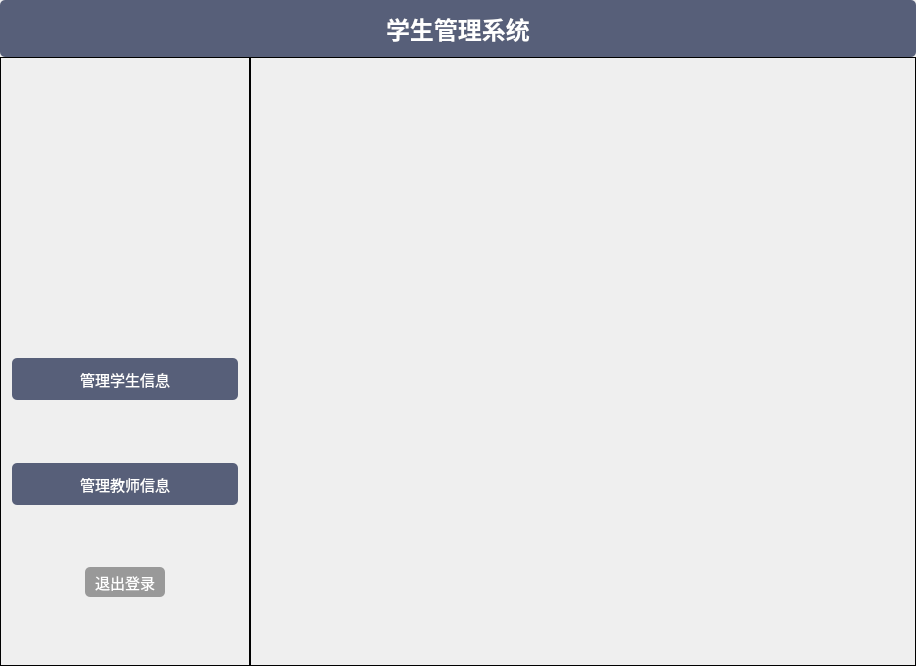
<?xml version="1.0" encoding="UTF-8"?>
<ui version="4.0">
 <class>RootWidget</class>
 <widget class="QWidget" name="RootWidget">
  <property name="geometry">
   <rect>
    <x>0</x>
    <y>0</y>
    <width>916</width>
    <height>666</height>
   </rect>
  </property>
  <property name="windowTitle">
   <string>学生管理系统</string>
  </property>
  <layout class="QVBoxLayout" name="verticalLayout_2">
   <property name="spacing">
    <number>0</number>
   </property>
   <property name="leftMargin">
    <number>0</number>
   </property>
   <property name="topMargin">
    <number>0</number>
   </property>
   <property name="rightMargin">
    <number>0</number>
   </property>
   <property name="bottomMargin">
    <number>0</number>
   </property>
   <item>
    <widget class="QFrame" name="frame">
     <property name="styleSheet">
      <string notr="true">
border-radius:5px;
background:rgb(87, 95, 121);
color:white;
font-size:15px;</string>
     </property>
     <property name="frameShape">
      <enum>QFrame::StyledPanel</enum>
     </property>
     <property name="frameShadow">
      <enum>QFrame::Raised</enum>
     </property>
     <layout class="QGridLayout" name="gridLayout">
      <item row="0" column="0" alignment="Qt::AlignHCenter">
       <widget class="QLabel" name="label_2">
        <property name="maximumSize">
         <size>
          <width>16777215</width>
          <height>37</height>
         </size>
        </property>
        <property name="text">
         <string>&lt;html&gt;&lt;head/&gt;&lt;body&gt;&lt;p&gt;&lt;span style=&quot; font-size:18pt; font-weight:600;&quot;&gt;学生管理系统&lt;/span&gt;&lt;/p&gt;&lt;/body&gt;&lt;/html&gt;</string>
        </property>
       </widget>
      </item>
     </layout>
    </widget>
   </item>
   <item>
    <widget class="QWidget" name="widget_3" native="true">
     <property name="styleSheet">
      <string notr="true"/>
     </property>
     <layout class="QHBoxLayout" name="horizontalLayout_3">
      <property name="spacing">
       <number>0</number>
      </property>
      <property name="leftMargin">
       <number>0</number>
      </property>
      <property name="topMargin">
       <number>0</number>
      </property>
      <property name="rightMargin">
       <number>0</number>
      </property>
      <property name="bottomMargin">
       <number>0</number>
      </property>
      <item>
       <widget class="QSplitter" name="splitter">
        <property name="orientation">
         <enum>Qt::Horizontal</enum>
        </property>
        <property name="handleWidth">
         <number>0</number>
        </property>
        <widget class="QFrame" name="frame_2">
         <property name="minimumSize">
          <size>
           <width>250</width>
           <height>0</height>
          </size>
         </property>
         <property name="maximumSize">
          <size>
           <width>250</width>
           <height>16777215</height>
          </size>
         </property>
         <property name="styleSheet">
          <string notr="true">QFrame#frame_2{border-image: url(:/online/Resources/{69294EE1-A5EA-A618-B9A9-98ED10AE6C49}.jpg);}
QPushButton
{
    color:white;
    background-color:rgb(14 , 150 , 254);
    border: 1px solid rgb(11 , 137 , 234);
}

QPushButton:hover
{
    color:white;
    background-color:rgb(44 , 137 , 255);
    border: 1px solid rgb(11 , 137 , 234);
}

QPushButton:pressed
{
    color:white;
    background-color:rgb(14 , 135 , 228);
    border: 1px solid rgb(12 , 138 , 235);
    padding-left:3px;
    padding-top:3px;
}

QPushButton
{
    color:black;
    background-color:rgb(238 , 238 , 238);
    border: 1px solid rgb(183 , 183 , 183);
}

QPushButton:hover
{
    color:black;
    background-color:rgb(228 , 240 , 250);
    border: 1px solid rgb(15 , 150 , 255);
}

QPushButton:pressed
{
    color:black;
    background-color:rgb(204 , 228 , 247);
    border: 1px solid rgb(1 , 84 , 153);
    padding-left:3px;
    padding-top:3px;
}
</string>
         </property>
         <property name="frameShape">
          <enum>QFrame::Box</enum>
         </property>
         <layout class="QGridLayout" name="gridLayout_4">
          <item row="0" column="0">
           <layout class="QVBoxLayout" name="verticalLayout">
            <item>
             <spacer name="verticalSpacer">
              <property name="orientation">
               <enum>Qt::Vertical</enum>
              </property>
              <property name="sizeHint" stdset="0">
               <size>
                <width>20</width>
                <height>289</height>
               </size>
              </property>
             </spacer>
            </item>
            <item>
             <widget class="QPushButton" name="stuBtn">
              <property name="sizePolicy">
               <sizepolicy hsizetype="Minimum" vsizetype="Fixed">
                <horstretch>1</horstretch>
                <verstretch>1</verstretch>
               </sizepolicy>
              </property>
              <property name="minimumSize">
               <size>
                <width>93</width>
                <height>42</height>
               </size>
              </property>
              <property name="maximumSize">
               <size>
                <width>16777215</width>
                <height>42</height>
               </size>
              </property>
              <property name="font">
               <font>
                <pointsize>-1</pointsize>
               </font>
              </property>
              <property name="styleSheet">
               <string notr="true">QPushButton{
border-radius:5px;
background:rgb(87, 95, 121);
color:white;
font-size:15px;}</string>
              </property>
              <property name="text">
               <string>管理学生信息</string>
              </property>
             </widget>
            </item>
            <item>
             <spacer name="verticalSpacer_2">
              <property name="orientation">
               <enum>Qt::Vertical</enum>
              </property>
              <property name="sizeHint" stdset="0">
               <size>
                <width>20</width>
                <height>56</height>
               </size>
              </property>
             </spacer>
            </item>
            <item>
             <widget class="QPushButton" name="teacherBtn">
              <property name="minimumSize">
               <size>
                <width>93</width>
                <height>42</height>
               </size>
              </property>
              <property name="maximumSize">
               <size>
                <width>16777215</width>
                <height>42</height>
               </size>
              </property>
              <property name="font">
               <font>
                <pointsize>-1</pointsize>
               </font>
              </property>
              <property name="styleSheet">
               <string notr="true">QPushButton{
border-radius:5px;
background:rgb(87, 95, 121);
color:white;
font-size:15px;}</string>
              </property>
              <property name="text">
               <string>管理教师信息</string>
              </property>
             </widget>
            </item>
            <item>
             <spacer name="verticalSpacer_3">
              <property name="orientation">
               <enum>Qt::Vertical</enum>
              </property>
              <property name="sizeHint" stdset="0">
               <size>
                <width>20</width>
                <height>55</height>
               </size>
              </property>
             </spacer>
            </item>
            <item>
             <layout class="QHBoxLayout" name="horizontalLayout">
              <item>
               <spacer name="horizontalSpacer">
                <property name="orientation">
                 <enum>Qt::Horizontal</enum>
                </property>
                <property name="sizeHint" stdset="0">
                 <size>
                  <width>40</width>
                  <height>20</height>
                 </size>
                </property>
               </spacer>
              </item>
              <item>
               <widget class="QPushButton" name="exitBtn">
                <property name="minimumSize">
                 <size>
                  <width>80</width>
                  <height>30</height>
                 </size>
                </property>
                <property name="maximumSize">
                 <size>
                  <width>80</width>
                  <height>30</height>
                 </size>
                </property>
                <property name="tabletTracking">
                 <bool>false</bool>
                </property>
                <property name="layoutDirection">
                 <enum>Qt::LeftToRight</enum>
                </property>
                <property name="styleSheet">
                 <string notr="true">QPushButton{
border-radius:5px;
background:rgb(153, 153, 153);
color:white;
font-size:15px;}
</string>
                </property>
                <property name="text">
                 <string>退出登录</string>
                </property>
               </widget>
              </item>
              <item>
               <spacer name="horizontalSpacer_2">
                <property name="orientation">
                 <enum>Qt::Horizontal</enum>
                </property>
                <property name="sizeHint" stdset="0">
                 <size>
                  <width>40</width>
                  <height>20</height>
                 </size>
                </property>
               </spacer>
              </item>
             </layout>
            </item>
            <item>
             <spacer name="verticalSpacer_4">
              <property name="orientation">
               <enum>Qt::Vertical</enum>
              </property>
              <property name="sizeHint" stdset="0">
               <size>
                <width>20</width>
                <height>40</height>
               </size>
              </property>
             </spacer>
            </item>
           </layout>
          </item>
         </layout>
        </widget>
       </widget>
      </item>
      <item>
       <widget class="QStackedWidget" name="stackedWidget">
        <property name="styleSheet">
         <string notr="true">QWidget#blankPage{border-image: url(:/online/Resources/QQ图片20191231101937.jpg);}</string>
        </property>
        <property name="frameShape">
         <enum>QFrame::Box</enum>
        </property>
        <property name="currentIndex">
         <number>2</number>
        </property>
        <widget class="QWidget" name="blankPage"/>
        <widget class="rootSmall" name="student_page">
         <layout class="QGridLayout" name="gridLayout_2"/>
        </widget>
        <widget class="rootSmall" name="teacher_page">
         <layout class="QGridLayout" name="gridLayout_3"/>
        </widget>
       </widget>
      </item>
     </layout>
    </widget>
   </item>
  </layout>
 </widget>
 <layoutdefault spacing="6" margin="11"/>
 <customwidgets>
  <customwidget>
   <class>rootSmall</class>
   <extends>QWidget</extends>
   <header location="global">rootsmall.h</header>
   <container>1</container>
  </customwidget>
 </customwidgets>
 <resources>
  <include location="Resource.qrc"/>
 </resources>
 <connections/>
</ui>
